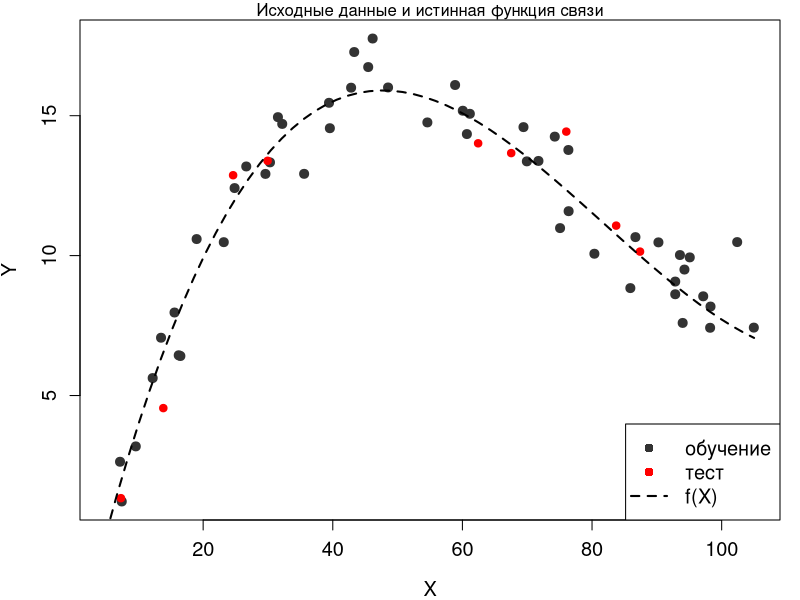
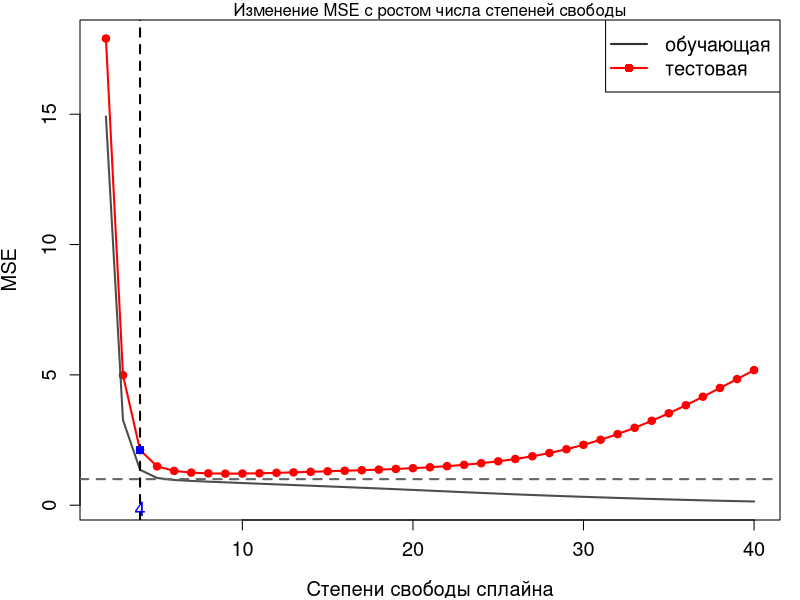
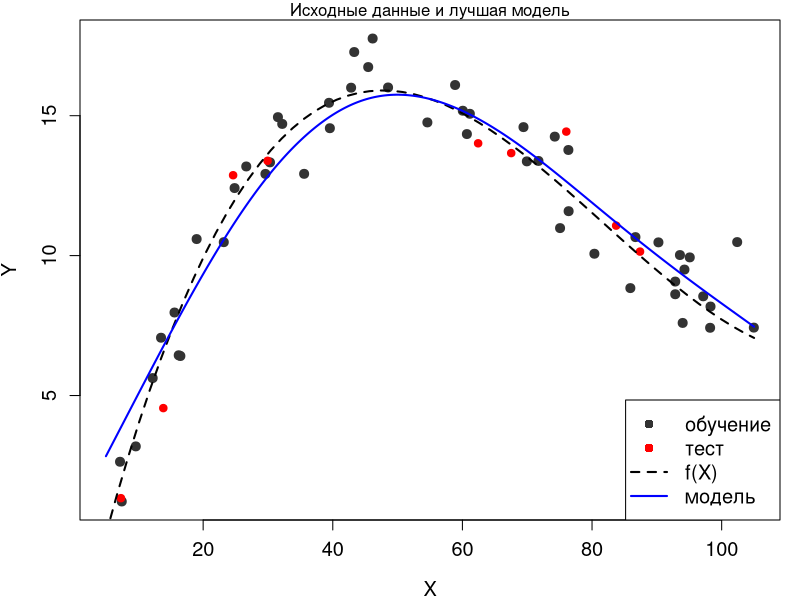
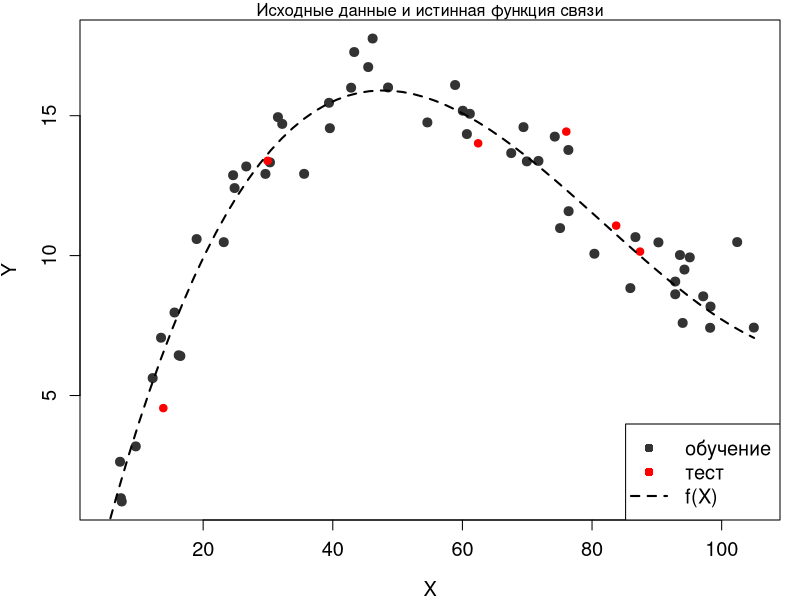
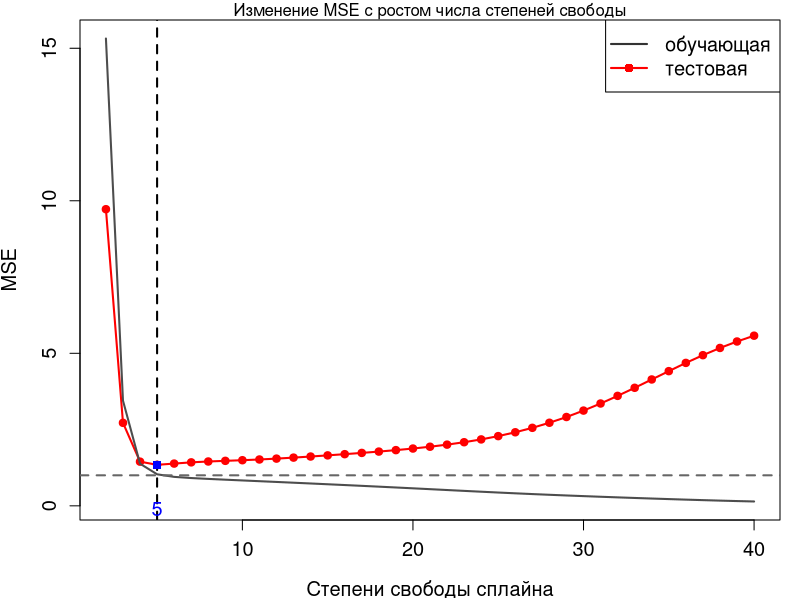
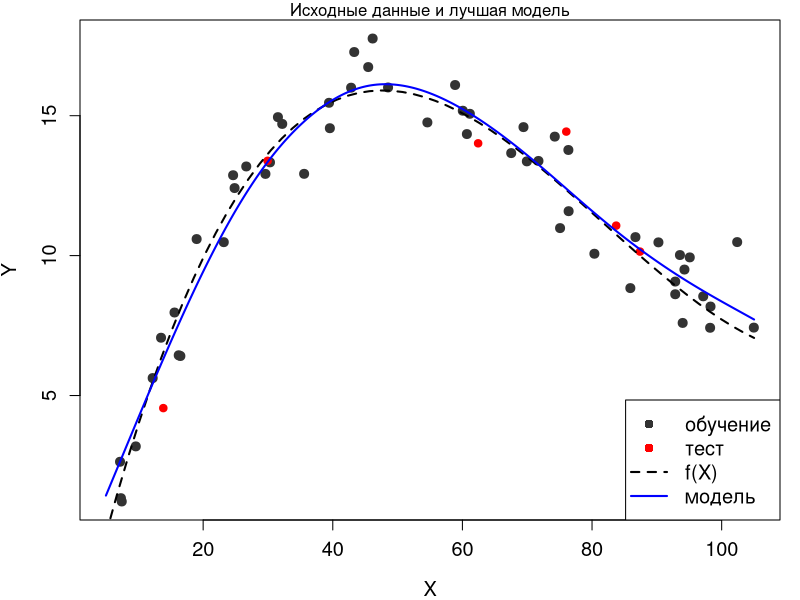

These figures' R source, in order:
## ---- chunk 1
knitr::opts_chunk$set(echo = TRUE)
## ---- chunk 2
#  Генерируем данные ###########################################################

my.seed <- 1486372882    # ядро
n.all <- 60              # наблюдений всего
train.percent <- 0.85    # доля обучающей выборки
res.sd <- 1              # стандартное отклонение случайного шума
x.min <- 5               # границы изменения X: нижняя
x.max <- 105             #  и верхняя

# фактические значения x
set.seed(my.seed)
x <- runif(x.min, x.max, n = n.all)

# случайный шум
set.seed(my.seed)
res <- rnorm(mean = 0, sd = res.sd, n = n.all)

# отбираем наблюдения в обучающую выборку
set.seed(my.seed)
inTrain <- sample(seq_along(x), size = train.percent*n.all)

# истинная функция взаимосвязи
y.func <- function(x) {15 + 0.02*x - 0.005 * (x - 45)^2 + 0.00006 * (x-54)^3}

# для графика истинной взаимосвязи
x.line <- seq(x.min, x.max, length = n.all)
y.line <- y.func(x.line)

# фактические значения y (с шумом)
y <- y.func(x) + res

# Создаём векторы с данными для построения графиков ############################

# наблюдения на обучающей выборке
x.train <- x[inTrain]
y.train <- y[inTrain]

# наблюдения на тестовой выборке
x.test <- x[-inTrain]
y.test <- y[-inTrain]
## ---- chunk 3
#  График 1: Исходные данные на график #########################################

# убираем широкие поля рисунка
par(mar = c(4, 4, 1, 1))

# наименьшие/наибольшие значения по осям
x.lim <- c(x.min, x.max)
y.lim <- c(min(y), max(y))

# наблюдения с шумом (обучающая выборка)
plot(x.train, y.train, 
     col = grey(0.2), bg = grey(0.2), pch = 21,
     xlab = 'X', ylab = 'Y', 
     xlim = x.lim, ylim = y.lim, 
     cex = 1.2, cex.lab = 1.2, cex.axis = 1.2)

# наблюдения тестовой выборки
points(x.test, y.test,
       col = 'red', bg = 'red', pch = 21)

# истинная функция
lines(x.line, y.line,
      lwd = 2, lty = 2)
# заголовок
mtext('Исходные данные и истинная функция связи', side = 3)

# легенда
legend('bottomright', legend = c('обучение', 'тест', 'f(X)'),
       pch = c(16, 16, NA), 
       col = c(grey(0.2), 'red', 'black'),  
       lty = c(0, 0, 2), lwd = c(1, 1, 2), cex = 1.2)
## ---- chunk 4
#  Строим модель №2 из лекции (df = 6) #########################################

# модель 2 (сплайн с df = 6)
mod <- smooth.spline(x = x.train, y = y.train, df = 6)

# модельные значения для расчёта ошибок
y.model.train <- predict(mod, data.frame(x = x.train))$y[, 1]
y.model.test <- predict(mod, data.frame(x = x.test))$y[, 1]

# считаем средний квадрат ошибки на обечающей и тестовой выборке
MSE <- c(sum((y.train - y.model.train)^2) / length(x.train),
         sum((y.test - y.model.test)^2) / length(x.test))
names(MSE) <- c('train', 'test')
round(MSE, 2)
## ---- chunk 5
#  Теперь строим модели с df от 2 до 40 ########################################

# максимальное число степеней свободы для модели сплайна
max.df <- 40

tbl <- data.frame(df = 2:max.df)   # таблица для записи ошибок
tbl$MSE.train <- 0                 # столбец: ошибки на обучающей выборке
tbl$MSE.test <- 0                  # столбец: ошибки на тестовой выборке

# цикл по степеням свободы
for (i in 2:max.df) {
    # строим модель
    mod <- smooth.spline(x = x.train, y = y.train, df = i)
    
    # модельные значения для расчёта ошибок
    y.model.train <- predict(mod, data.frame(x = x.train))$y[, 1]
    y.model.test <- predict(mod, data.frame(x = x.test))$y[, 1]
    
    # считаем средний квадрат ошибки на обечающей и тестовой выборке
    MSE <- c(sum((y.train - y.model.train)^2) / length(x.train),
             sum((y.test - y.model.test)^2) / length(x.test))
    
    # записываем ошибки в модель
    tbl[tbl$df == i, c('MSE.train', 'MSE.test')] <- MSE
}

# первые строки таблицы
head(tbl)
## ---- chunk 6
#  График 2: Зависимость MSE от гибкости модели ################################

plot(tbl$df, tbl$MSE.test,
     type = 'l', col = 'red', lwd = 2,
     xlab = 'Степени свободы сплайна', ylab = 'MSE',
     ylim = c(min(tbl$MSE.train, tbl$MSE.test), 
              max(tbl$MSE.train, tbl$MSE.test)),
     cex = 1.2, cex.lab = 1.2, cex.axis = 1.2)

points(tbl$df, tbl$MSE.test,
       pch = 21, col = 'red', bg = 'red')

lines(tbl$df, tbl$MSE.train, 
      col = grey(0.3), lwd = 2)
# неустранимая ошибка
abline(h = res.sd,
       lty = 2, col = grey(0.4), lwd = 2)

# степени свободы у наименьшей ошибки на тестовой выборке
min.MSE.test <- min(tbl$MSE.test)
df.min.MSE.test <- 
  tbl[tbl$MSE.test == min.MSE.test,
      'df']

# сообщение в консоль
message(paste0('Наименьшая MSE на тестовой выборке равна ', 
               round(min.MSE.test, 2),  
               ' и достигается при df = ', df.min.MSE.test, '.'))

# компромисс между точностью и простотой модели по графику
df.my.MSE.test <- 4
my.MSE.test <- 
  tbl[tbl$df == df.my.MSE.test,
      'MSE.test']

# легенда
legend('topright', legend = c('обучающая', 'тестовая'),
       pch = c(NA, 16), 
       col = c(grey(0.2), 'red'),  
       lty = c(1, 1), lwd = c(2, 2), cex = 1.2)

# сообщение в консоль
message(paste0('Компромисс между точностью и сложностью модели при df = ', 
               df.my.MSE.test, ', MSE = ', round(my.MSE.test, 2), '.'))

# ставим точку на графике
abline(v = 4,
       lty = 2, lwd = 2)
points(4, my.MSE.test,
       pch = 15, col = 'blue')
mtext(df.my.MSE.test, 
      side = 1, line = -1, at = df.my.MSE.test, col = 'blue', cex = 1.2)

mtext('Изменение MSE с ростом числа степеней свободы', side = 3)
## ---- chunk 7
#  График 3: Лучшая модель (компромисс между гибкостью и точностью) ############

mod.MSE.test <- 
  smooth.spline(x.train, y.train, 
                df = df.my.MSE.test)

# для гладких графиков модели
x.model.plot <- seq(x.min, x.max, length = 250)
y.model.plot <- predict(mod.MSE.test, data.frame(x = x.model.plot))$y[, 1]

# убираем широкие поля рисунка
par(mar = c(4, 4, 1, 1))

# наименьшие/наибольшие значения по осям
x.lim <- c(x.min, x.max)
y.lim <- c(min(y), max(y))

# наблюдения с шумом (обучающая выборка)
plot(x.train, y.train,
     col = grey(0.2), bg = grey(0.2), pch = 21,
     xlab = 'X', ylab = 'Y', 
     xlim = x.lim, ylim = y.lim, 
     cex = 1.2, cex.lab = 1.2, cex.axis = 1.2)

# наблюдения тестовой выборки
points(x.test, y.test,
       col = 'red', bg = 'red', pch = 21)

# истинная функция
lines(x.line, y.line,
      lwd = 2, lty = 2)

# модель
lines(x.model.plot, y.model.plot,
      lwd = 2, col = 'blue')

# заголовок
mtext('Исходные данные и лучшая модель', side = 3)

# легенда
legend('bottomright', legend = c('обучение', 'тест', 'f(X)', 'модель'),
       pch = c(16, 16, NA, NA), 
       col = c(grey(0.2), 'red', 'black', 'blue'),  
       lty = c(0, 0, 2, 1), lwd = c(1, 1, 2, 2), cex = 1.2)
## ---- chunk 8
#  Генерируем данные ###########################################################

# ядро
my.seed <- 1486372882

# наблюдений всего
n.all <- 60
# доля обучающей выборки
train.percent <- 0.9
# стандартное отклонение случайного шума
res.sd <- 1
# границы изменения X
x.min <- 5
x.max <- 105

# фактические значения x
set.seed(my.seed)
x <- runif(x.min, x.max, n = n.all)


# случайный шум
set.seed(my.seed)
res <- rnorm(0, res.sd, n = n.all)


# отбираем наблюдения в обучающую выборку
set.seed(my.seed)
inTrain <- sample(seq_along(x), 
                  size = n.all*train.percent)


# истинная функция взаимосвязи 
y.func <- function(x) {15 + 0.02*x - 0.005 * (x - 45)^2 + 0.00006 * (x-54)^3}

# для графика истинной взаимосвязи
x.line <- seq(x.min, x.max, length = n.all)
y.line <- y.func(x.line)

# фактические значения y (с шумом)
y <- y.func(x) + res


# Создаём векторы с данными для построения графиков ############################

# наблюдения на обучающей выборке
x.train <- x[inTrain]
y.train <- y[inTrain]

# наблюдения на тестовой выборке
x.test <- x[-inTrain]
y.test <- y[-inTrain]

#  График 1: Исходные данные на график #########################################

# убираем широкие поля рисунка
par(mar = c(4, 4, 1, 1))

# наименьшие/наибольшие значения по осям
x.lim <- c(x.min, x.max)
y.lim <- c(min(y), max(y))

# наблюдения с шумом (обучающая выборка)
plot(x.train, y.train, 
     col = grey(0.2), bg = grey(0.2), pch = 21,
     xlab = 'X', ylab = 'Y', 
     xlim = x.lim, ylim = y.lim, 
     cex = 1.2, cex.lab = 1.2, cex.axis = 1.2)

# наблюдения тестовой выборки
points(x.test, y.test,
       col = 'red', bg = 'red', pch = 21)

# истинная функция
lines(x.line, y.line,
      lwd = 2, lty = 2)
# заголовок
mtext('Исходные данные и истинная функция связи', side = 3)

# легенда
legend('bottomright', legend = c('обучение', 'тест', 'f(X)'),
       pch = c(16, 16, NA), 
       col = c(grey(0.2), 'red', 'black'),  
       lty = c(0, 0, 2), lwd = c(1, 1, 2), cex = 1.2)

#  Строим модель ###############################################################

# модель 2 (сплайн с df = 6)
mod <- smooth.spline(x = x.train, y = y.train, df = 6)

# модельные значения для расчёта ошибок
y.model.train <- predict(mod, 
                         data.frame(x = x.train))$y[, 1]

y.model.test <- predict(mod, 
                        data.frame(x = x.test))$y[, 1]


# считаем средний квадрат ошибки на обучающей и тестовой выборке
MSE <- c(mean((y.train - y.model.train)^2),
         mean((y.test - y.model.test)^2))
names(MSE) <- c('train', 'test')


#  Цикл по степеням свободы ####################################################

# максимальное число степеней свободы для модели сплайна
max.df <- 40
# таблица для записи ошибок
tbl <- data.frame(df = 2:max.df)
# ошибки на обучающей выборке
tbl$MSE.train <- 0
# ошибки на тестовой выборке
tbl$MSE.test <- 0


for (i in 2:max.df) {
  # модель
  mod <- smooth.spline(x = x.train, 
                       y = y.train, 
                       df = i)
  
  # модельные значения для расчёта ошибок
  y.model.train <- 
    predict(mod, 
            data.frame(x = x.train))$y[, 1]
  y.model.test <- 
    predict(mod, 
            data.frame(x = x.test))$y[, 1]
  
  # считаем средний квадрат ошибки на обучающей и тестовой выборке
  MSE <- c(mean((y.train - y.model.train)^2),
           mean((y.test - y.model.test)^2))
  
  # записываем результат в таблицу
  tbl[tbl$df == i, c('MSE.train', 'MSE.test')] <- MSE
}

#  График 2: Зависимость MSE от гибкости модели ################################

plot(tbl$df, tbl$MSE.test,
     type = 'l', col = 'red', lwd = 2,
     xlab = 'Степени свободы сплайна', ylab = 'MSE',
     ylim = c(min(tbl$MSE.train, tbl$MSE.test), 
              max(tbl$MSE.train, tbl$MSE.test)),
     cex = 1.2, cex.lab = 1.2, cex.axis = 1.2)

points(tbl$df, tbl$MSE.test,
       pch = 21, col = 'red', bg = 'red')

lines(tbl$df, tbl$MSE.train, 
      col = grey(0.3), lwd = 2)
# неустранимая ошибка
abline(h = res.sd,
       lty = 2, col = grey(0.4), lwd = 2)

# степени свободы у наименьшей ошибки на тестовой выборке
min.MSE.test <- min(tbl$MSE.test)
df.min.MSE.test <- 
  tbl[tbl$MSE.test == min.MSE.test,
      'df']

# сообщение в консоль
message(paste0('Наименьшая MSE на тестовой выборке равна ', 
               round(min.MSE.test, 2),  
               ' и достигается при df = ', df.min.MSE.test, '.'))

# компромисс между точностью и простотой модели по графику
df.my.MSE.test <- 5
my.MSE.test <- 
  tbl[tbl$df == df.my.MSE.test,
      'MSE.test']

# легенда
legend('topright', legend = c('обучающая', 'тестовая'),
       pch = c(NA, 16), 
       col = c(grey(0.2), 'red'),  
       lty = c(1, 1), lwd = c(2, 2), cex = 1.2)

# сообщение в консоль
message(paste0('Компромисс между точностью и сложностью модели при df = ', 
               df.my.MSE.test, ', MSE = ', round(my.MSE.test, 2), '.'))

# ставим точку на графике
abline(v = 5,
       lty = 2, lwd = 2)
points(5, my.MSE.test,
       pch = 15, col = 'blue')
mtext(df.my.MSE.test, 
      side = 1, line = -1, at = df.my.MSE.test, col = 'blue', cex = 1.2)

mtext('Изменение MSE с ростом числа степеней свободы', side = 3)

#  График 3: Лучшая модель (компромисс между гибкостью и точностью) ############

mod.MSE.test <- 
  smooth.spline(x.train, y.train, 
                df = df.my.MSE.test)

# для гладких графиков модели
x.model.plot <- seq(x.min, x.max, length = 250)
y.model.plot <- predict(mod.MSE.test, data.frame(x = x.model.plot))$y[, 1]

# убираем широкие поля рисунка
par(mar = c(4, 4, 1, 1))

# наименьшие/наибольшие значения по осям
x.lim <- c(x.min, x.max)
y.lim <- c(min(y), max(y))

# наблюдения с шумом (обучающая выборка)
plot(x.train, y.train,
     col = grey(0.2), bg = grey(0.2), pch = 21,
     xlab = 'X', ylab = 'Y', 
     xlim = x.lim, ylim = y.lim, 
     cex = 1.2, cex.lab = 1.2, cex.axis = 1.2)

# наблюдения тестовой выборки
points(x.test, y.test,
       col = 'red', bg = 'red', pch = 21)

# истинная функция
lines(x.line, y.line,
      lwd = 2, lty = 2)

# модель
lines(x.model.plot, y.model.plot,
      lwd = 2, col = 'blue')

# заголовок
mtext('Исходные данные и лучшая модель', side = 3)

# легенда
legend('bottomright', legend = c('обучение', 'тест', 'f(X)', 'модель'),
       pch = c(16, 16, NA, NA), 
       col = c(grey(0.2), 'red', 'black', 'blue'),  
       lty = c(0, 0, 2, 1), lwd = c(1, 1, 2, 2), cex = 1.2)

